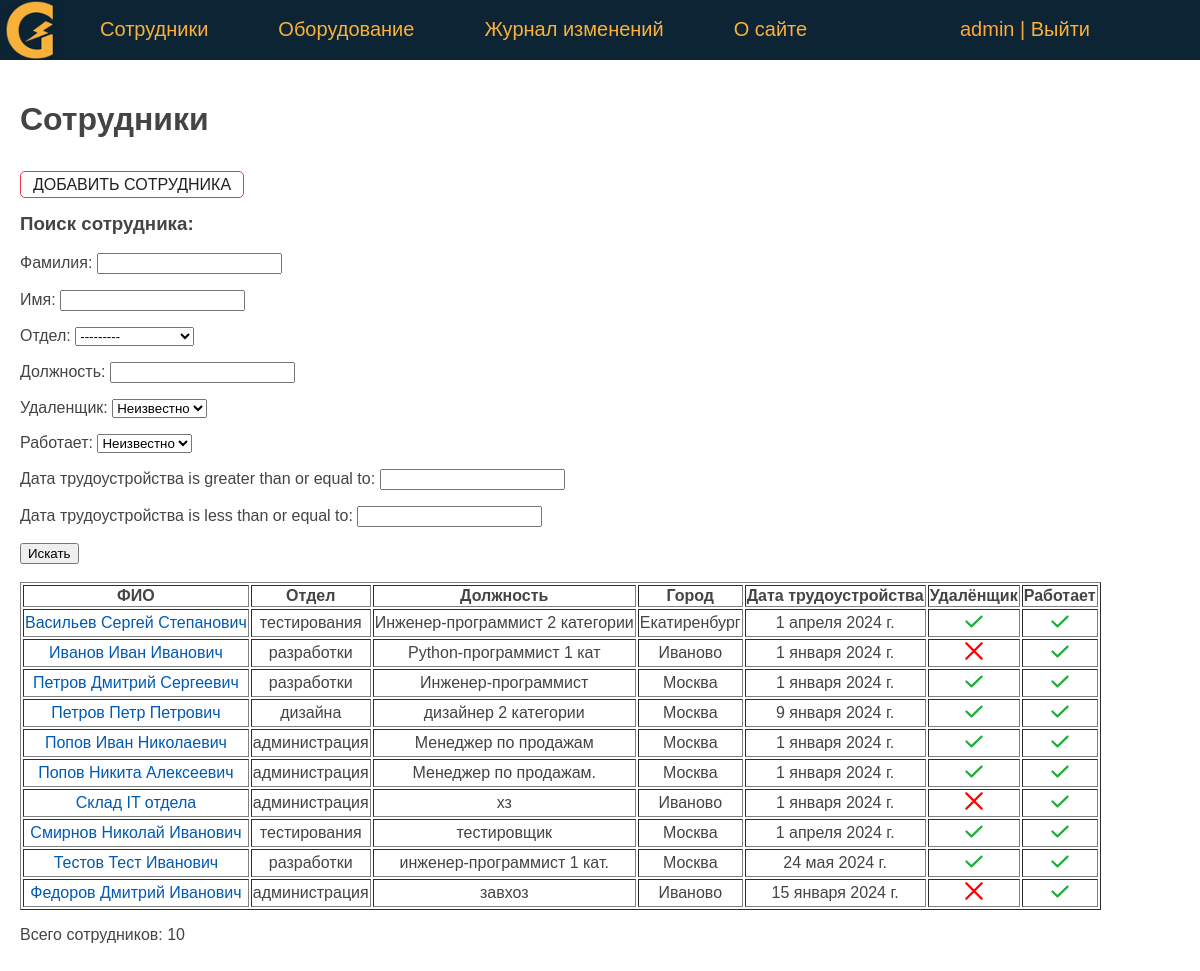
The page /persons/ (signed in) on the database its author committed.
### eqlog/models.py (models this page shows, shortened)
class Person(models.Model):
    last_name = models.CharField(verbose_name='Фамилия', max_length=50)
    first_name = models.CharField(verbose_name='Имя', max_length=50)
    middle_name = models.CharField(verbose_name='Отчество', max_length=50)
    department = models.ForeignKey('Department', on_delete=models.PROTECT, verbose_name='Отдел', related_name='get_persons')
    job_title = models.CharField(verbose_name='Должность', max_length=50)
    jobing_at = models.DateField(verbose_name='Дата трудоустройства', default=date(2024, 1, 1))
    created_at = models.DateTimeField(verbose_name='Дата создания', auto_now_add=True)
    updated_at = models.DateTimeField(verbose_name='Дата изменения', auto_now=True)
    remote = models.BooleanField(verbose_name='Удаленщик', default=False)
    is_working = models.BooleanField(verbose_name='Работает', default=True)
    city = models.CharField(verbose_name='Город', max_length=50, default='Москва')
    slug = AutoSlugField(populate_from='last_name', max_length=255, unique=True, db_index=True)
    user = models.ForeignKey(User, verbose_name='Пользователь', on_delete=models.DO_NOTHING, null=True)
    objects = models.Manager()
    @property
    def fio(self):
        return f'{self.last_name} {self.first_name} {self.middle_name}'
    def get_absolute_url(self):
        return reverse('person', kwargs={'pers_slug': self.slug})
    class Meta:
        verbose_name = 'Сотрудник'
        verbose_name_plural = 'Сотрудники'
        ordering = ['last_name', 'first_name']

class Department(models.Model):
    name = models.CharField(verbose_name='Отдел', max_length=50)
    objects = models.Manager()
    def __str__(self):
        return self.name
    class Meta:
        verbose_name = 'Отдел'
        verbose_name_plural = 'Отделы'

### eqlog/views.py (the view)
# urls.py: path('persons/', Persons.as_view(), name='persons'),
class Persons(DataMixin, ListView):
    model = Person
    template_name = 'eqlog/persons.html'
    context_object_name = 'persons'
    paginate_by = 20
    def get_context_data(self, **kwargs):
        context = super().get_context_data(**kwargs)
        auth = self.request.user.is_authenticated
        queryset = self.get_queryset()
        ps_filter = PersonFilter(self.request.GET, queryset)
        c_def = self.get_user_context(title='Сотрудники', auth=auth, ps_filter=ps_filter)
        return {**context, **c_def}
    def get_queryset(self):
        queryset = super().get_queryset()
        ps_filter = PersonFilter(self.request.GET, queryset)
        return ps_filter.qs

### eqlog/utils.py (called while the page is built)
    def get_user_context(self, **kwargs):
        context = kwargs
        context['menu'] = menu
        return context

### eqlog/templates/eqlog/persons.html (shortened to what this page needs)
{% extends 'eqlog/base.html' %}
{% block content %}
    {% if auth %}
        <h1>{{ title }}</h1>
        <p class="form-buttons">
            <p><a href="{% url 'addperson' %}" class="btn btn-outline">ДОБАВИТЬ СОТРУДНИКА</a>
        </p>
        <h3>Поиск сотрудника: </h3>
        <form method="get" action="{% url 'persons' %}">
            {{ ps_filter.form.as_p }}
            <button type="submit">Искать</button>
        </form>
        <br>
        <table border="1">
            <tr>
                <th>ФИО</th>
                <th>Отдел</th>
                <th>Должность</th>
                <th>Город</th>
                <th>Дата трудоустройства</th>
                <th>Удалёнщик</th>
                <th>Работает</th>
           </tr>
            {% for p in persons %}
                <tr>
                    <td><a href="{{ p.get_absolute_url }}"> {{ p.fio }}</a></td>
                    <td>{{ p.department }}</td>
                    <td>{{ p.job_title }}</td>
                    <td>{{ p.city }}</td>
                    <td>{{ p.jobing_at }}</td>
                    <td class="mark {% if p.remote %} mark_tick {% endif %}"></td>
                    <td class="mark {% if p.is_working %} mark_tick {% endif %}"></td>
                </tr>
            {% endfor %}
        </table>
        <p> Всего сотрудников: {{ persons | length }}</p>
    {% endif %}
{% endblock %}

### eqlog/templates/eqlog/base.html (shortened to what this page needs)
<!DOCTYPE html>
{% load static %}
<html>
<head>
    <link type="text/css" href="/static/eqlog/css/styles.css" rel="stylesheet" />
</head>
<body bgcolor="#FFFFFF">
    {% block mainmenu %}
    <header class="header">
    <ul id="mainmenu" class="mainmenu">
        <li class="logo">
            <a href="{% url 'home' %}"><div class="logo"></div></a>
        </li>
        {% for m in menu %}
            <li><a href="{% url m.url_name %}"> {{ m.title }} </a></li>
        {% endfor %}
        <li class="last">
            {% if request.user.is_authenticated %}
                <li class="last"> {{user.username}} | <a href="{% url 'logout' %}">Выйти</a> </li>
            {% else %}
                <li class="last"><a href="{% url 'login' %}">Войти</a> </li>
            {% endif %}
        </li>
    </ul>
    </header>
    {% endblock mainmenu %}
    <main>
        {% block content %}
        {% endblock content %}
    </main>
</body>
</html>

### eqlog/static/eqlog/css/styles.css (style rules this page uses)
body { font-family: 'Arial'; margin: 0; padding: 0; height: 100%; width: 100%; color: #444; }
a { color: #0059b2; text-decoration: none; }
.header { background: #0c2434; height: 60px; }
main { padding: 20px; }
.logo { background: url('../images/logo_home.png') no-repeat 0px 0px; background-size: contain; background-position: center; width: 70px; height: 60px; }
ul.mainmenu { list-style: none; margin: 0; padding: 0; height: 60px; color: #FDA83D; font-size: 20px; overflow: hidden; }
ul.mainmenu li { float: left; margin: 18px 40px 0 30px; }
ul.mainmenu li.logo { margin: 0; }
ul.mainmenu li.last { float: right; }
ul.mainmenu li a { color: #fab13a; text-decoration: none; }
.form-buttons { display: flex; justify-content: space-between; align-items: center; gap: 0.75rem; }
.btn { padding: 0.25rem 0.75rem; border-radius: 5px; background-color: #ffffff; border: solid 1px #ffffff; color: #212121; cursor: pointer; test-decoration: none; font-size: 1rem; min-width: 6rem; text-align: center; }
.btn-outline { border: solid 1px #ee394c; }
.mark::after { display: inline-block; content: ""; width: 20px; height: 20px; background-image: url('../images/cross.svg'); background-position: center; background-size: contain; background-repeat: no-repeat; }
.mark_tick::after { background-image: url('../images/tick.svg'); }
td { text-align: center; }

### rows shown on the page
Person: fio "Васильев Сергей Степанович", department "тестирования", job_title "Инженер-программист 2 категории", city "Екатиренбург", jobing_at "1 апреля 2024 г.", is_working True (drawn)
Person: fio "Иванов Иван Иванович", department "разработки", job_title "Python-программист 1 кат", city "Иваново", jobing_at "1 января 2024 г.", is_working True (drawn)
Person: fio "Петров Дмитрий Сергеевич", department "разработки", job_title "Инженер-программист", city "Москва", jobing_at "1 января 2024 г.", is_working True (drawn)
Person: fio "Петров Петр Петрович", department "дизайна", job_title "дизайнер 2 категории", city "Москва", jobing_at "9 января 2024 г.", is_working True (drawn)
Person: fio "Попов Иван Николаевич", department "администрация", job_title "Менеджер по продажам", city "Москва", jobing_at "1 января 2024 г.", is_working True (drawn)
Person: fio "Попов Никита Алексеевич", department "администрация", job_title "Менеджер по продажам.", city "Москва", jobing_at "1 января 2024 г.", is_working True (drawn)
Person: fio "Склад IT отдела", department "администрация", job_title "хз", city "Иваново", jobing_at "1 января 2024 г.", is_working True (drawn)
Person: fio "Смирнов Николай Иванович", department "тестирования", job_title "тестировщик", city "Москва", jobing_at "1 апреля 2024 г.", is_working True (drawn)
Person: fio "Тестов Тест Иванович", department "разработки", job_title "инженер-программист 1 кат.", city "Москва", jobing_at "24 мая 2024 г.", is_working True (drawn)
Person: fio "Федоров Дмитрий Иванович", department "администрация", job_title "завхоз", city "Иваново", jobing_at "15 января 2024 г.", is_working True (drawn)

### other values the page prints
{{ m.title }} "Сотрудники" "Оборудование" "Журнал изменений" "О сайте"
{{ user.username }} "admin"
{{ title }} "Сотрудники"
{{ persons | length }} "10"
